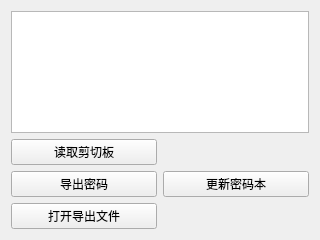
<?xml version="1.0" encoding="UTF-8"?>
<ui version="4.0">
 <class>Form</class>
 <widget class="QWidget" name="Form">
  <property name="geometry">
   <rect>
    <x>0</x>
    <y>0</y>
    <width>320</width>
    <height>240</height>
   </rect>
  </property>
  <property name="windowTitle">
   <string>Form</string>
  </property>
  <layout class="QVBoxLayout" name="verticalLayout_2">
   <item>
    <widget class="QPlainTextEdit" name="plainTextEdit_password"/>
   </item>
   <item>
    <layout class="QHBoxLayout" name="horizontalLayout">
     <item>
      <layout class="QVBoxLayout" name="verticalLayout">
       <item>
        <widget class="QPushButton" name="pushButton_clipboard">
         <property name="text">
          <string>读取剪切板</string>
         </property>
        </widget>
       </item>
       <item>
        <widget class="QPushButton" name="pushButton_output">
         <property name="text">
          <string>导出密码</string>
         </property>
        </widget>
       </item>
       <item>
        <widget class="QPushButton" name="pushButton_open">
         <property name="text">
          <string>打开导出文件</string>
         </property>
        </widget>
       </item>
      </layout>
     </item>
     <item>
      <widget class="QPushButton" name="pushButton_update">
       <property name="text">
        <string>更新密码本</string>
       </property>
      </widget>
     </item>
    </layout>
   </item>
  </layout>
 </widget>
 <resources/>
 <connections/>
</ui>
